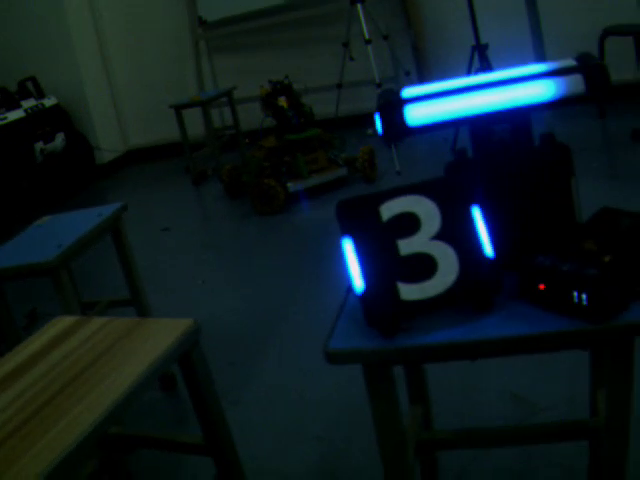
#> input picture frame 62 of CV/test sample/blue_shield.mp4, 640 x 480 px
$ python label_shieldBlue.py
#> lines starting #> are read from the running program, lines starting #| are printed output that depends on the picture; after the words box and inside, x2 and y2 are one past the last pixel; in counts of white or black regions, pixels touching at a corner belong together; long printed decimals are rounded
#> further down, img is the input picture: shape (480, 640, 3); mean B, G, R 31.3, 27.2, 13.1
import cv2
import numpy as np

frameWidth = 1440
frameHeight = 1080
# [5 lines of commented-out code are left out]
def pnpSolver(image4Points, isBigArmor):

    if (isBigArmor):
        objectPoints = np.array([[-114.5, 27.5, 0], [-114.5, -27.5, 0], [114.5, -27.5, 0], [114.5, 27.5, 0]],
                                dtype=np.float64)
    else:
        objectPoints = np.array([[-67, 27.5, 0], [-67, -27.5, 0], [67, -27.5, 0], [67, 27.5, 0]], dtype=np.float64)

    distCoeffs = np.array([-0.11043461755427092,0.43006333139306097,0.006798237086267663,-0.0008919229727936152,0])
    intrinsics = np.array([[1809.217156286981, 0, 746.8230110511495], [0, 1816.7322159915377, 566.9696264728983],
                           [0, 0, 1]])
    success, rVec, tVec = cv2.solvePnP(objectPoints, image4Points, intrinsics, distCoeffs)
    return rVec, tVec

def getContour(img):
    location = (0,0)
    imgHsv = cv2.cvtColor(img, cv2.COLOR_BGR2HSV)
#> imgHsv: shape (1080, 1440, 3); mean H, S, V 80.5, 173.2, 34.9
    lower = np.array([90, 150, 180])
    upper = np.array([140, 255, 255])
    find_number_mask = cv2.inRange(imgHsv,np.array([76,77,74]),np.array([103,131,100]))
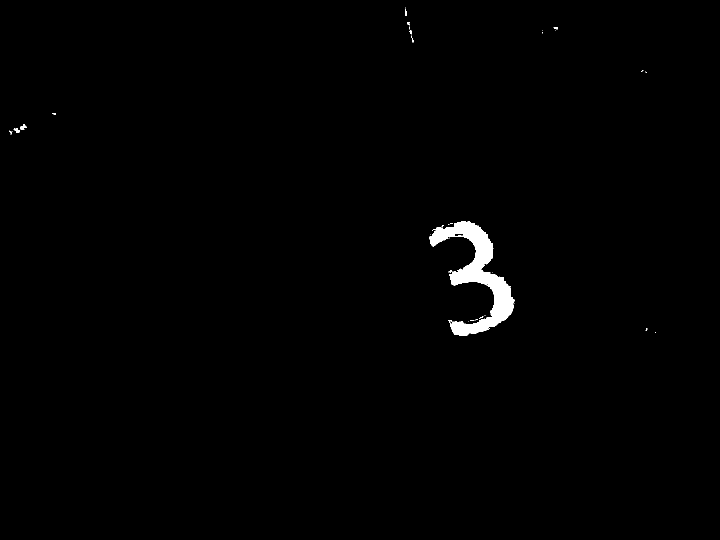
#> find_number_mask: shape (1080, 1440) (shown at 1/2 size); 0.82% white; 39 white regions (30 under 20 px), largest, box (x1, y1, x2, y2) and area: (859, 442, 1030, 671) 12408, (41, 248, 54, 260) 78, (31, 256, 40, 265) 55
    mask = cv2.inRange(imgHsv, lower, upper)
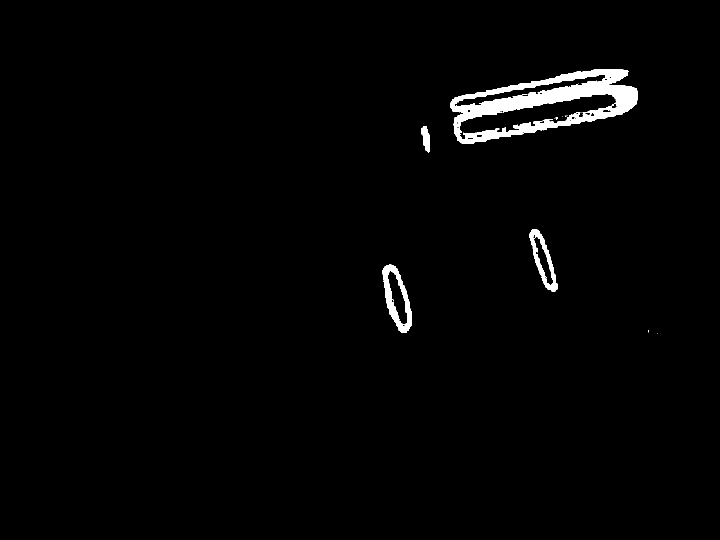
#> mask: shape (1080, 1440) (shown at 1/2 size); 1.7% white; 15 white regions (11 under 20 px), largest, box (x1, y1, x2, y2) and area: (900, 138, 1275, 287) 20535, (765, 528, 824, 666) 2965, (1058, 459, 1115, 584) 2108, (842, 252, 860, 305) 595
    #img_gray = cv2.cvtColor(imgHsv,cv2.COLOR_BGR2GRAY)
    #mask = cv2.threshold(img_gray,mask,)
    find_number = False

    core = np.array([[0.5,0.5,0.5],[0.5,1,0.5],[0.5,0.5,0.5]])
    #mask = cv2.erode(mask,core,iterations=1)
    core = np.array([[0.8, 0.8, 0.8], [0.8, 1, 0.8], [0.8, 0.8, 0.8]])
    mask = cv2.dilate(mask,core,iterations=1)
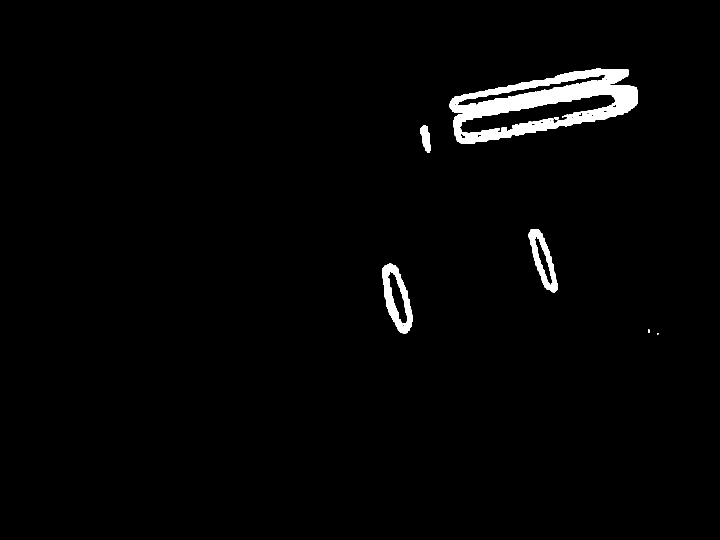
#> mask: shape (1080, 1440) (shown at 1/2 size); 2% white; 8 white regions (2 under 20 px)

    cv2.imshow("mask",mask)
    cv2.imshow("num",find_number_mask)
    contours, hierarchy = cv2.findContours(mask, cv2.RETR_EXTERNAL, cv2.CHAIN_APPROX_NONE)
#> contours = 6 contours, 2 with area under 20; largest, box (x1, y1, x2, y2) and area: (899, 137, 1276, 288) 35170, (764, 527, 825, 667) 5197, (1057, 458, 1116, 585) 3614, (841, 251, 861, 306) 680
    contours = list(contours)
    contours.sort(key= lambda s: cv2.contourArea(s), reverse = True)

    contours2, hierarchy2 = cv2.findContours(find_number_mask, cv2.RETR_EXTERNAL, cv2.CHAIN_APPROX_NONE)
#> contours2 = 39 contours, 34 with area under 20; largest, box (x1, y1, x2, y2) and area: (859, 442, 1030, 671) 11948, (41, 248, 54, 260) 51, (31, 256, 40, 265) 44, (810, 17, 814, 32) 23, (1107, 54, 1116, 59) 22
    contours2 = list(contours2)
    contours2.sort(key=lambda s: cv2.contourArea(s), reverse=True)

    widthArr = []
    lengthArr = []
    pointArr = []

    for conts in contours[:5]:
        area = cv2.contourArea(conts)
        #print(area)
        if area > 280:
           find_number = True
#> this loop made 5 passes
#> area on passes 1 to 4: 35170.5, 5197, 3613.5, 679.5

    for conts in contours[:5]:
        area = cv2.contourArea(conts)
        #print(area)
        if area > 280:
            x, y, w, h = cv2.boundingRect(conts)
            try:
                if h / w >= 2 and h / frameHeight > 0.01:
                    cv2.drawContours(img, conts, -1, (255, 255, 50), 3)
                    widthArr.append(w)
                    lengthArr.append(h)
                    pointArr.append([x,y])
            except:
                continue
#> this loop made 5 passes
#> (area, x, y, w, h) on passes 1 to 4: (35170.5, 899, 137, 377, 151), (5197, 764, 527, 61, 140), (3613.5, 1057, 458, 59, 127), (679.5, 841, 251, 20, 55)
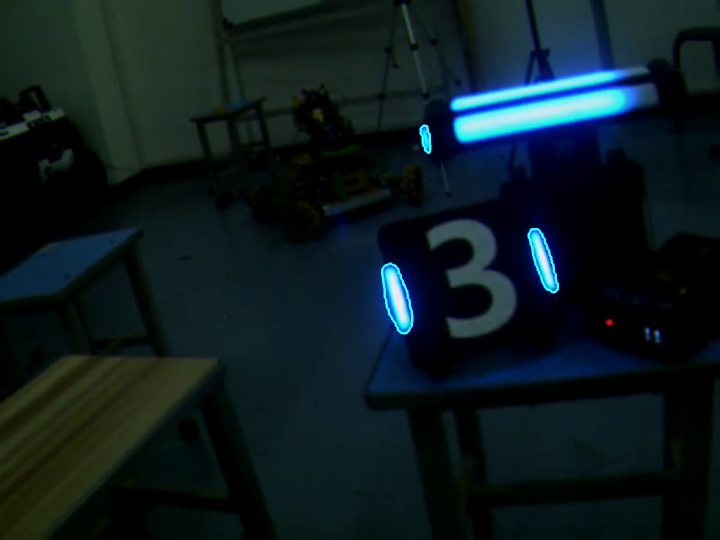
#> img: shape (1080, 1440, 3) (shown at 1/2 size); mean B, G, R 31.5, 27.6, 13.2
#> after the loop, lengthArr = [140, 127, 55]; pointArr = [[764, 527], [1057, 458], [841, 251]]; widthArr = [61, 59, 20]

    point = [0,0]

    minval = 99999

    for i in range(len(widthArr)):
        for j in range(i + 1, len(lengthArr)):
            value = abs(widthArr[i] * lengthArr[i] - widthArr[j] * lengthArr[j])
            #print(value)
            if value < minval:
                minval = value
                point = [i,j]
#> this loop made 3 passes
#> after the loop, minval = 1047; point = [0, 1]
    try:
        rect1 = pointArr[point[0]]
#> rect1 = [764, 527]
        rect2 = pointArr[point[1]]
#> rect2 = [1057, 458]

        point1 = [rect1[0]+widthArr[point[0]]/2,rect1[1]-40.14]
#> point1 = [794.5, 486.9]
        point2 = [rect1[0]+widthArr[point[0]]/2,rect1[1]+lengthArr[point[0]]+40.14]
#> point2 = [794.5, 707.1]
        point3 = [rect2[0]+widthArr[point[1]]/2,rect2[1]-40.14]
#> point3 = [1086.5, 417.9]
        point4 = [rect2[0]+widthArr[point[1]]/2,rect2[1]+lengthArr[point[1]]+40.14]
#> point4 = [1086.5, 625.1]
        if (point1[0] < point4[0] and point1[1] <= point4[1] and find_number):
            point = [(point1[0]+point4[0])/2,(point1[1]+point4[1])/2]
#> point = [940.5, 556]
        cv2.circle(img, (int(point1[0]),int(point1[1])), 5, (255, 255, 255),15)
#> img: shape (1080, 1440, 3); 0.03% of pixels changed, all inside (x1, y1, x2, y2) = (781, 473, 808, 500)
        cv2.circle(img, (int(point2[0]),int(point2[1])), 2, (0, 0, 0),15)
#> img: shape (1080, 1440, 3); mean B, G, R 31.6, 27.7, 13.2
        cv2.circle(img, (int(point3[0]),int(point3[1])), 2, (0, 255, 0),15)
#> img: shape (1080, 1440, 3); mean B, G, R 31.6, 27.8, 13.2
        cv2.circle(img, (int(point4[0]),int(point4[1])), 2, (0, 0, 255),15)
#> img: shape (1080, 1440, 3); mean B, G, R 31.6, 27.8, 13.3
        cv2.circle(img, (int(point[0]), int(point[1])), 2, (0, 0, 255), 15)
        # print(point1,point2,point3,point4)
        if point1[0] < point3[0]:
            x = np.array([point1, point2, point4, point3], np.int32)
#> x = [[794, 486], [794, 707], [1086, 625], [1086, 417]]
        else:
            x = np.array([point4,point3,point1,point2],np.int32)

        box = x.reshape((-1,1,2)).astype(np.int32)
#> box = [[794, 486], [794, 707], [1086, 625], [1086, 417]]
        print(box)
#| [[[ 794  486]]
#|  [[ 794  707]]
#|  [[1086  625]]
#|  [[1086  417]]]

        pnpIn = np.array([box[0][0], box[1][0], box[2][0], box[3][0]], dtype=np.float64)
#> pnpIn = [[794, 486], [794, 707], [1086, 625], [1086, 417]]

        rvec, tvec = pnpSolver(pnpIn, False)
#> in pnpSolver, `success, rVec, tVec = cv2.solvePnP(objectPoints, image4Points, intrins..`: success = True; rVec = [-2.7, 0.139, -1.24]; tVec = [54.56, -3, 471.1]
#> rvec = [-2.7, 0.139, -1.24]; tvec = [54.56, -3, 471.1]
        print(tvec)
#| [[ 54.563]
#|  [ -2.998]
#|  [471.102]]
        cv2.polylines(img,[box],True,(0,255,0),2)
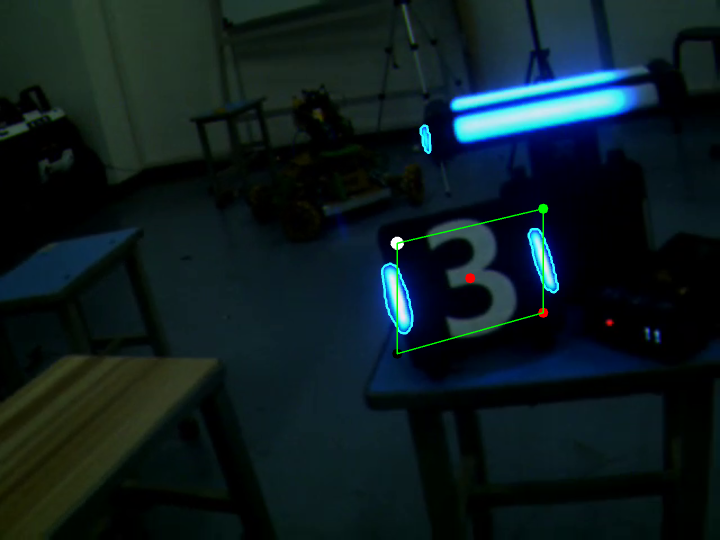
#> img: shape (1080, 1440, 3) (shown at 1/2 size); mean B, G, R 31.4, 28.1, 13.2
        location = point
#> location = [940.5, 556]
    except:
        pass
    return img, location


# [5 lines of commented-out code are left out]

cap = cv2.VideoCapture("test sample/blue_shield.mp4")
while True:
    success, img = cap.read()
    try:
        img = cv2.resize(img, (frameWidth, frameHeight))
        img, location = getContour(img)
#> location = [940.5, 556]
        cv2.imshow("Result", img)
        if cv2.waitKey(36) & 0xFF == ord('q'):
#> (key q is pressed here)
            break
    except:
        break

$ run again, starting later in the video
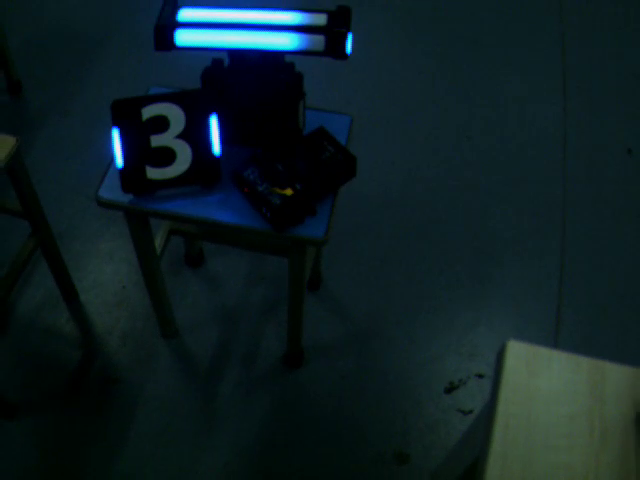
#> input picture frame 281 of CV/test sample/blue_shield.mp4, 640 x 480 px
#> img is the input picture: shape (480, 640, 3); mean B, G, R 34.8, 30.8, 13.5
#> imgHsv: shape (1080, 1440, 3); mean H, S, V 90.8, 181.5, 36.7
#> in getContour, `find_number_mask = cv2.inRange(imgHsv,np.array([76,77,74]),np.array([1..`:
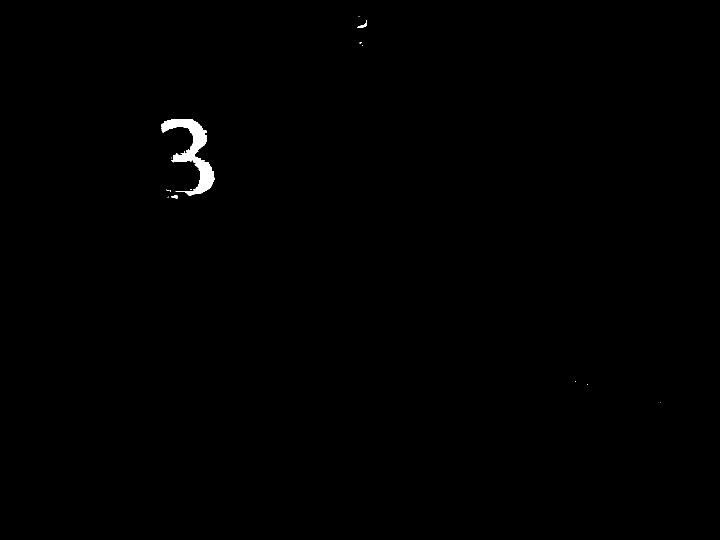
#> find_number_mask: shape (1080, 1440) (shown at 1/2 size); 0.35% white; 15 white regions (12 under 20 px), largest, box (x1, y1, x2, y2) and area: (323, 238, 429, 392) 5190, (714, 41, 734, 56) 91, (343, 391, 356, 397) 59
#> contours = 5 contours; box (x1, y1, x2, y2) and area: (391, 58, 698, 117) 14500, (395, 12, 703, 60) 11485, (469, 251, 500, 356) 2297, (250, 283, 280, 382) 2116, (778, 71, 794, 126) 652
#> contours2 = 15 contours, 12 with area under 20; largest, box (x1, y1, x2, y2) and area: (323, 238, 429, 392) 4858, (714, 41, 734, 56) 64, (343, 391, 356, 397) 44
#> the loop in getContour, `for conts in contours[:5]:` made 5 passes
#> area on passes 1 to 5: 14500.5, 11485, 2297, 2116, 651.5
#> the loop in getContour, `for conts in contours[:5]:` made 5 passes
#> (area, x, y, w, h) on passes 1 to 5: (14500.5, 391, 58, 307, 59), (11485, 395, 12, 308, 48), (2297, 469, 251, 31, 105), (2116, 250, 283, 30, 99), (651.5, 778, 71, 16, 55)
#> after the loop in getContour, `for conts in contours[:5]:`: lengthArr = [105, 99, 55]; pointArr = [[469, 251], [250, 283], [778, 71]]; widthArr = [31, 30, 16]
#> the loop in getContour, `for i in range(len(widthArr)):` made 3 passes
#> after the loop in getContour, `for i in range(len(widthArr)):`: minval = 285; point = [0, 1]
#> rect1 = [469, 251]
#> rect2 = [250, 283]
#> point1 = [484.5, 210.9]
#> point2 = [484.5, 396.1]
#> point3 = [265, 242.9]
#> point4 = [265, 422.1]
#> in getContour, `x = np.array([point4,point3,point1,point2],np.int32)`: x = [[265, 422], [265, 242], [484, 210], [484, 396]]
#| [[[265 422]]
#|  [[265 242]]
#|  [[484 210]]
#|  [[484 396]]]
#> success = True; rVec = [0.0442, 0.846, 0.0248]; tVec = [-118.2, -76.65, 555.5]
#> rvec = [0.0442, 0.846, 0.0248]; tvec = [-118.2, -76.65, 555.5]
#| [[-118.178]
#|  [ -76.647]
#|  [ 555.535]]
#> in getContour, `cv2.polylines(img,[box],True,(0,255,0),2)`:
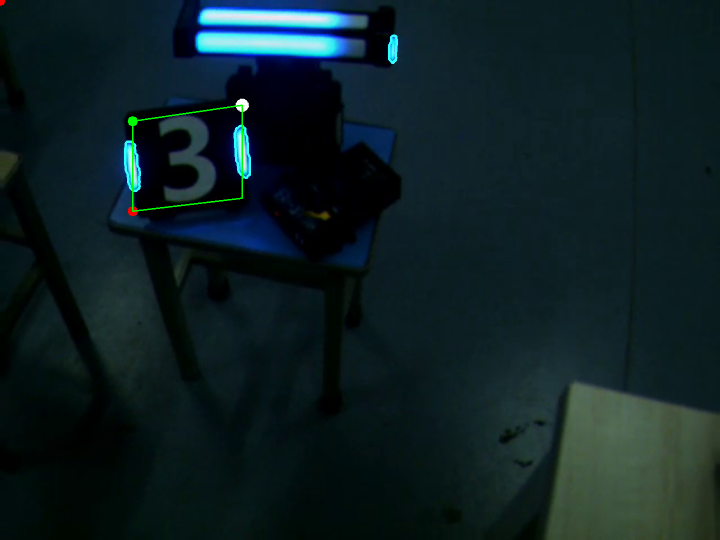
#> img: shape (1080, 1440, 3) (shown at 1/2 size); mean B, G, R 34.9, 31.5, 13.6
#> in getContour, `location = point`: location = [0, 1]

$ run again, starting later in the video
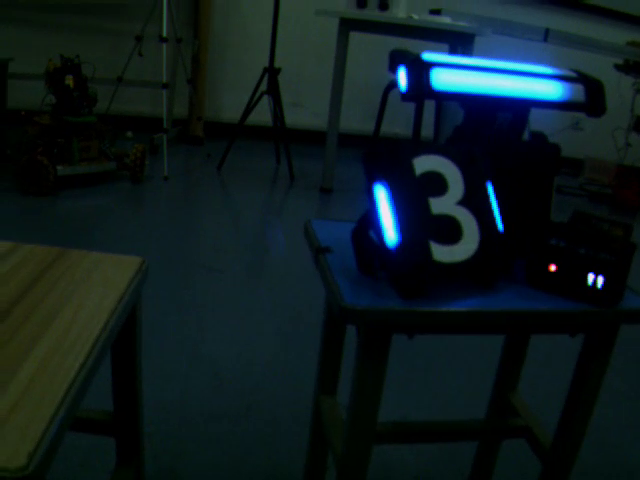
#> input picture frame 500 of CV/test sample/blue_shield.mp4, 640 x 480 px
#> img is the input picture: shape (480, 640, 3); mean B, G, R 30.4, 27.9, 13.8
#> imgHsv: shape (1080, 1440, 3); mean H, S, V 80.4, 171.6, 34.1
#> in getContour, `find_number_mask = cv2.inRange(imgHsv,np.array([76,77,74]),np.array([1..`:
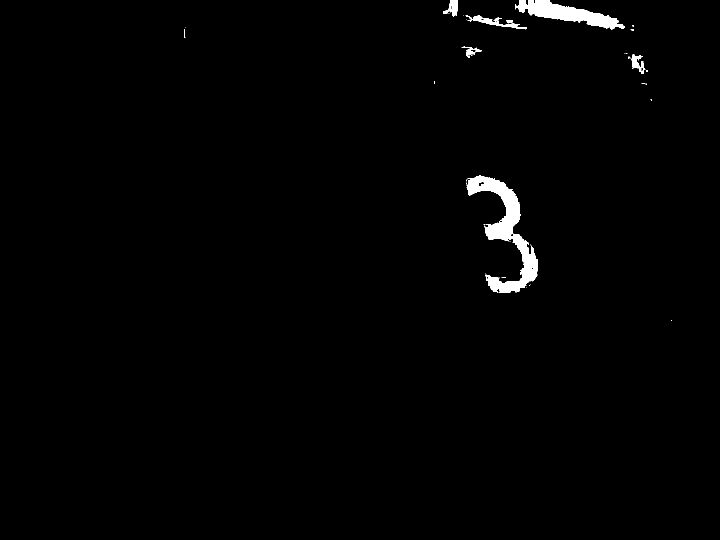
#> find_number_mask: shape (1080, 1440) (shown at 1/2 size); 1.1% white; 43 white regions (35 under 20 px), largest, box (x1, y1, x2, y2) and area: (932, 351, 1076, 586) 9766, (1030, 0, 1248, 60) 5239, (931, 30, 1054, 59) 791
#> contours = 8 contours; box (x1, y1, x2, y2) and area: (945, 112, 1288, 230) 27558, (837, 407, 905, 563) 6490, (1093, 407, 1134, 523) 1640, (889, 143, 919, 212) 1538, (1326, 612, 1341, 630) 100, (1349, 631, 1359, 650) 70, (1348, 616, 1360, 627) 54, (1327, 633, 1336, 643) 45
#> contours2 = 41 contours, 34 with area under 20; largest, box (x1, y1, x2, y2) and area: (932, 351, 1076, 586) 9372, (1030, 0, 1248, 60) 4983, (931, 30, 1054, 59) 663, (886, 0, 915, 34) 458, (1263, 109, 1291, 148) 428, (923, 93, 963, 116) 196, (1012, 40, 1026, 47) 48
#> the loop in getContour, `for conts in contours[:5]:` made 5 passes
#> area on passes 1 to 5: 27558, 6490.5, 1639.5, 1537.5, 100
#> the loop in getContour, `for conts in contours[:5]:` made 5 passes
#> (area, x, y, w, h) on passes 1 to 4: (27558, 945, 112, 343, 118), (6490.5, 837, 407, 68, 156), (1639.5, 1093, 407, 41, 116), (1537.5, 889, 143, 30, 69)
#> after the loop in getContour, `for conts in contours[:5]:`: lengthArr = [156, 116, 69]; pointArr = [[837, 407], [1093, 407], [889, 143]]; widthArr = [68, 41, 30]
#> the loop in getContour, `for i in range(len(widthArr)):` made 3 passes
#> after the loop in getContour, `for i in range(len(widthArr)):`: minval = 2686; point = [1, 2]
#> rect1 = [1093, 407]
#> rect2 = [889, 143]
#> point1 = [1113.5, 366.9]
#> point2 = [1113.5, 563.1]
#> point3 = [904, 102.9]
#> point4 = [904, 252.1]
#> in getContour, `x = np.array([point4,point3,point1,point2],np.int32)`: x = [[904, 252], [904, 102], [1113, 366], [1113, 563]]
#| [[[ 904  252]]
#|  [[ 904  102]]
#|  [[1113  366]]
#|  [[1113  563]]]
#> success = True; rVec = [0.72, 1.25, 0.4]; tVec = [63.5, -65.2, 455.2]
#> rvec = [0.72, 1.25, 0.4]; tvec = [63.5, -65.2, 455.2]
#| [[ 63.505]
#|  [-65.196]
#|  [455.195 ]]
#> in getContour, `cv2.polylines(img,[box],True,(0,255,0),2)`:
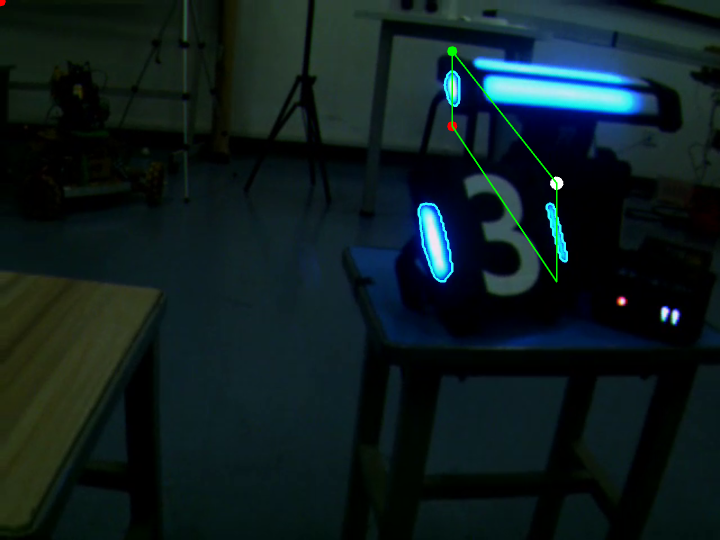
#> img: shape (1080, 1440, 3) (shown at 1/2 size); mean B, G, R 30.4, 28.8, 13.9
#> in getContour, `location = point`: location = [1, 2]
